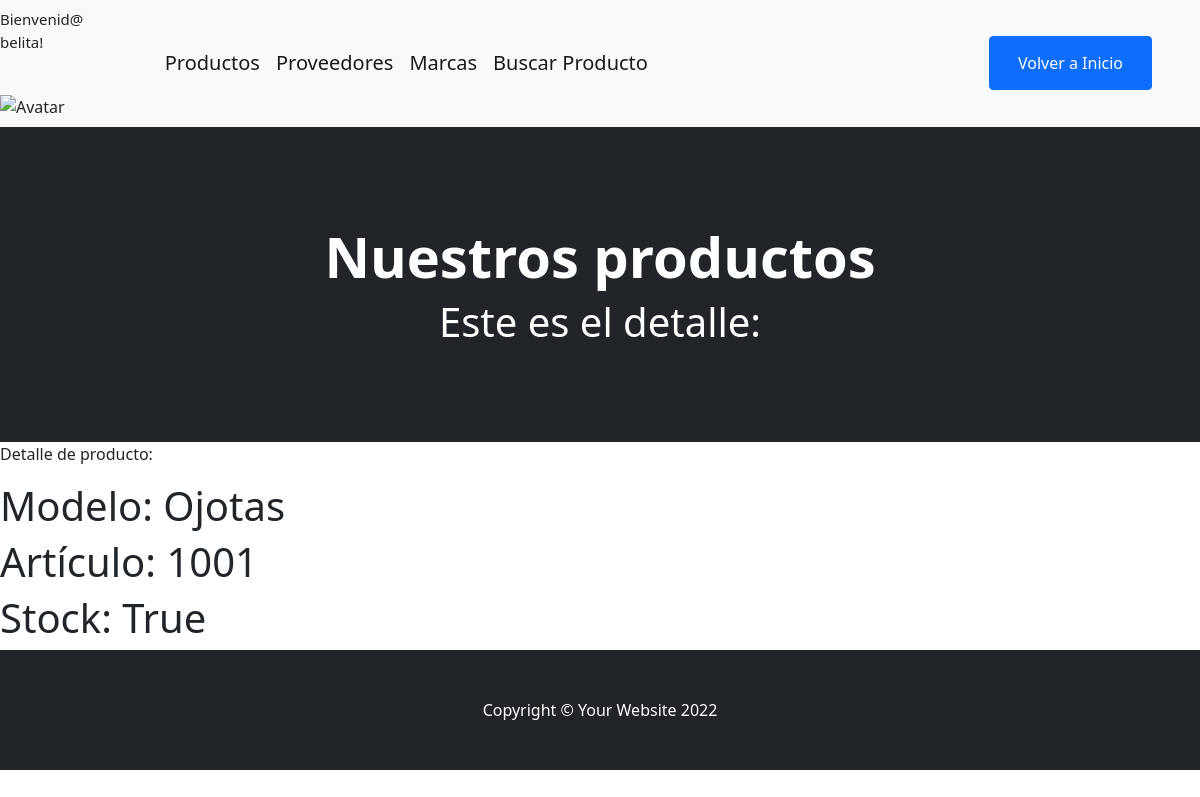
The app's page /vista/productos/detalle/1 (signed in) with its own data.
### AppVistas/models.py (models this page shows, shortened)
class Producto(models.Model):
    modelo = models.CharField(max_length=40)
    articulo = models.IntegerField()
    stock = models.BooleanField()

### AppVistas/views.py (the view)
# urls.py: path("productos/detalle/<id_producto>", detalle_producto, name="datalle_producto"),
def detalle_producto(request, id_producto):
    productos = Producto.objects.get(id=id_producto)
    contexto_pro = {
        "mensaje_pro1":"Nuestros productos",
        "mensaje_pro2":"Este es el detalle:",
        "productos":productos,
        }
    return render(request, "AppVistas/producto_detalle.html",contexto_pro)

### AppVistas/templates/AppVistas/producto_detalle.html
{% extends 'AppVistas/base.html' %}
{% block titulo %} {{mensaje_pro1}} {% endblock  %}
{% block mensaje %}
<h1>{{mensaje_pro2}}</h1>
{% endblock %}
{% block contenido %}
<p>Detalle de producto:</p>
    <h1>Modelo: {{productos.modelo}} </h1>
    <h1>Artículo: {{productos.articulo}} </h1>
    <h1>Stock: {{productos.stock}} </h1>
{% endblock %}

### AppVistas/templates/AppVistas/base.html (shortened to what this page needs)
<!DOCTYPE html>
<html lang="en">
    <head>
        {% load static %}
        <link href="https://cdn.jsdelivr.net/npm/bootstrap-icons@1.5.0/font/bootstrap-icons.css" rel="stylesheet" />
        <link href="{% static 'AppVistas/css/styles.css' %}" rel="stylesheet" />
    </head>
    <body>
        <nav class="navbar navbar-expand-lg navbar-light bg-light">
            {% if request.user.is_authenticated %}
            <div>
                <p style="font-size: 15px">Bienvenid@ {{ request.user}}!</p><br>
                <img src="{{imagen}}" alt="Avatar"><br>
            </div>
            {% endif %}
            <div class="container px-4 px-lg-5">
                {% if request.user.username %}
                <a class="navbar-brand" href="{% url 'productos' %}">Productos</a>
                <a class="navbar-brand" href="{% url 'proveedores' %}">Proveedores</a>
                <a class="navbar-brand" href="{% url 'marcas' %}">Marcas</a>
                <a class="navbar-brand" href="{% url 'formulario_busqueda' %}">Buscar Producto</a>
                {% endif %}
                <div class="collapse navbar-collapse" id="navbarSupportedContent">
                            <form class="d-flex">
                            <li class="btn btn-primary"><a style="color: white" class="nav-link" href="{% url 'inicio' %}">Volver a Inicio</a></li><br>
                            </form>
                </div>
            </div>
        </nav>
        <header class="bg-dark py-5">
            <div class="container px-4 px-lg-5 my-5">
                <div class="text-center text-white">
                    <h1 class="display-4 fw-bolder">{% block titulo %} {% endblock %}</h1>
                    <p class="lead fw-normal text-white-50 mb-0">{% block mensaje %} {% endblock %}</p>
                </div>
            </div>
        </header>
        {% block contenido %}
        {% endblock %}
        <footer class="py-5 bg-dark">
            <div class="container"><p class="m-0 text-center text-white">Copyright &copy; Your Website 2022</p></div>
        </footer>
    </body>
</html>

### records on screen
Producto: modelo "Ojotas", articulo "1001", stock "True"

### other values on screen
{{ request.user }} "belita"
{{ mensaje_pro1 }} "Nuestros productos"
{{ mensaje_pro2 }} "Este es el detalle:"
